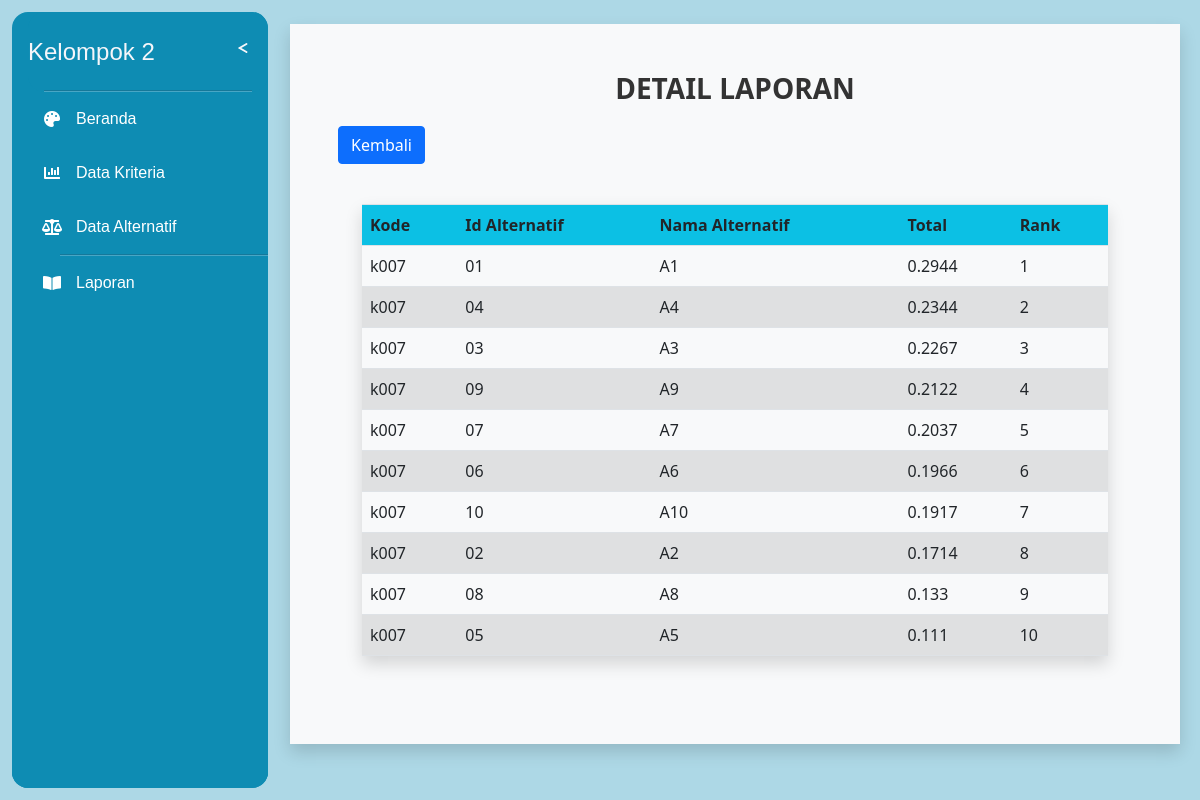
Page /detail_laporan.php?kode=k007 on the committed database.
### tables this page shows
CREATE TABLE `nilai` (
  `id` int(11) NOT NULL,
  `kode_hasil` varchar(20) NOT NULL,
  `id_alternatif` varchar(25) NOT NULL,
  `nama_alternatif` varchar(80) NOT NULL,
  `total` varchar(20) NOT NULL
);

### functions.php (called while the page is built, shortened)
<?php
$con = mysqli_connect("localhost", "root", "", "spkmoora");
function query($query)
{
	global $con;
	$data = mysqli_query($con, $query);
	$rows = [];
	while ($row = mysqli_fetch_assoc($data)) {
		$rows[] = $row;
	}
	return $rows;
}

### detail_laporan.php (the view, shortened to what this page needs)
<?php
require 'functions.php';
$kode = $_GET['kode'];
$data = query("SELECT * FROM nilai WHERE kode_hasil = '$kode' ORDER BY total DESC ");
?>
<!doctype html>
<html lang="en">
<head>
  <link rel='stylesheet' href='https://cdnjs.cloudflare.com/ajax/libs/font-awesome/5.15.3/css/all.min.css'>
  <link rel="stylesheet" href="./stylee.css">
  <link rel="stylesheet" type="text/css" href="bootstrap/css/bootstrap.min.css">
  <link href="https://cdn.jsdelivr.net/npm/bootstrap@5.1.1/dist/css/bootstrap.min.css" rel="stylesheet">
</head>
<body bgcolor="f0f0f0">
  <div id="nav-bar">
    <div id="nav-header"><a id="nav-title">Kelompok 2</a>
      <label for="nav-toggle"><span id="nav-toggle-burger"></span></label>
      <hr />
    </div>
    <div id="nav-content">
      <div class="nav-button"><i class="fas fa-palette"></i><span><a href="index.php">Beranda</a></span></div>
      <div class="nav-button"><i class="fas fa-chart-bar"></i><span><a href="data_kriteria.php">Data Kriteria</a></span></div>
      <div class="nav-button"><i class="fas fa-balance-scale"></i><span><a href="data_penilaian.php">Data Alternatif</a></span></div>
      <hr />
      <div class="nav-button"><i class="fas fa-book-open"></i><span><a href="laporan.php">Laporan</a></span></div>
    </div>
  </div>
  <br>
  <div class="container bg-light shadow p-5 mb-5  margin-content">
    <center>
      <h3 style="
    font-weight: bold;
    color: #333;
    text-transform: uppercase;
    text-align: center;
    margin-bottom: 20px;
  ">
        DETAIL LAPORAN
      </h3>
    </center>
    <a href="laporan.php" class="btn btn-primary mb-3">Kembali</a>
    <div class="table-responsive p-4">
      <table class="table table-striped shadow">
        <tr class="bg-info">
          <th>Kode</th>
          <th>Id Alternatif</th>
          <th>Nama Alternatif</th>
          <th>Total</th>
          <th>Rank</th>
        </tr>
        <?php $i = 1; ?>
        <?php foreach ($data as $detail_data) { ?>
          <tr>
            <td><?= $detail_data['kode_hasil']; ?></td>
            <td><?= $detail_data['id_alternatif']; ?></td>
            <td><?= $detail_data['nama_alternatif']; ?></td>
            <td><?= $detail_data['total']; ?></td>
            <td><?= $i++ ?></td>
          </tr>
        <?php } ?>
      </table>
    </div>
  </div>
</body>
</html>

### stylee.css (style rules this page uses)
:root { --background: #ADD8E6; --navbar-width: 256px; --navbar-width-min: 80px; --navbar-dark-primary: #0e8cb3; --navbar-dark-secondary: #2c3e50; --navbar-light-primary: #f5f6fa; --navbar-light-secondary: white; }
html, body { margin: 0; background: var(--background); }
#nav-bar { position: absolute; left: 1vw; top: 1vw; height: calc(100% - 2vw); background: var(--navbar-dark-primary); border-radius: 16px; display: flex; flex-direction: column; color: var(--navbar-light-primary); font-family: Verdana, Geneva, Tahoma, sans-serif; overflow: hidden; user-select: none; }
#nav-bar hr { margin: 0; position: relative; left: 16px; width: calc(100% - 32px); border: none; border-top: solid 1px var(--navbar-dark-secondary); }
#nav-bar a { color: inherit; text-decoration: inherit; }
#nav-header { position: relative; width: var(--navbar-width); left: 16px; width: calc(var(--navbar-width) - 16px); min-height: 80px; background: var(--navbar-dark-primary); border-radius: 16px; z-index: 2; display: flex; align-items: center; transition: width 0.2s; }
#nav-header hr { position: absolute; bottom: 0; }
#nav-title { font-size: 1.5rem; transition: opacity 1s; }
label[for=nav-toggle] { position: absolute; right: 0; width: 3rem; height: 100%; display: flex; align-items: center; justify-content: center; cursor: pointer; }
#nav-toggle-burger { position: relative; width: 16px; height: 2px; background: var(--navbar-dark-primary); border-radius: 99px; transition: background 0.2s; }
#nav-toggle-burger:before, #nav-toggle-burger:after { content: ""; position: absolute; top: -6px; width: 10px; height: 2px; background: var(--navbar-light-primary); border-radius: 99px; transform: translate(2px, 8px) rotate(30deg); transition: 0.2s; }
#nav-toggle-burger:after { top: 6px; transform: translate(2px, -8px) rotate(-30deg); }
#nav-content { margin: -16px 0; padding: 16px 0; position: relative; flex: 1; width: var(--navbar-width); background: var(--navbar-dark-primary); box-shadow: 0 0 0 16px var(--navbar-dark-primary); direction: rtl; overflow-x: hidden; transition: width 0.2s; }
.nav-button { position: relative; margin-left: 16px; height: 54px; display: flex; align-items: center; color: var(--navbar-light-secondary); direction: ltr; cursor: pointer; z-index: 1; transition: color 0.2s; }
.nav-button span { transition: opacity 1s; }
.nav-button .fas { transition: min-width 0.2s; }
#nav-bar .fas { min-width: 3rem; text-align: center; }

### detail_laporan.php (style rules this page uses)
body { background-color: transparent; }
.container { min-height: calc(100vh - 211px - -60px); }
.margin-content { margin-left: 290px; margin-right: 20px; }
@media screen and (max-width: 1440px) { .container { width: auto; } }

### rows in the picture
nilai: kode_hasil "k007", id_alternatif "01", nama_alternatif "A1", total "0.2944"
nilai: kode_hasil "k007", id_alternatif "04", nama_alternatif "A4", total "0.2344"
nilai: kode_hasil "k007", id_alternatif "03", nama_alternatif "A3", total "0.2267"
nilai: kode_hasil "k007", id_alternatif "09", nama_alternatif "A9", total "0.2122"
nilai: kode_hasil "k007", id_alternatif "07", nama_alternatif "A7", total "0.2037"
nilai: kode_hasil "k007", id_alternatif "06", nama_alternatif "A6", total "0.1966"
nilai: kode_hasil "k007", id_alternatif "10", nama_alternatif "A10", total "0.1917"
nilai: kode_hasil "k007", id_alternatif "02", nama_alternatif "A2", total "0.1714"
nilai: kode_hasil "k007", id_alternatif "08", nama_alternatif "A8", total "0.133"
nilai: kode_hasil "k007", id_alternatif "05", nama_alternatif "A5", total "0.111"
